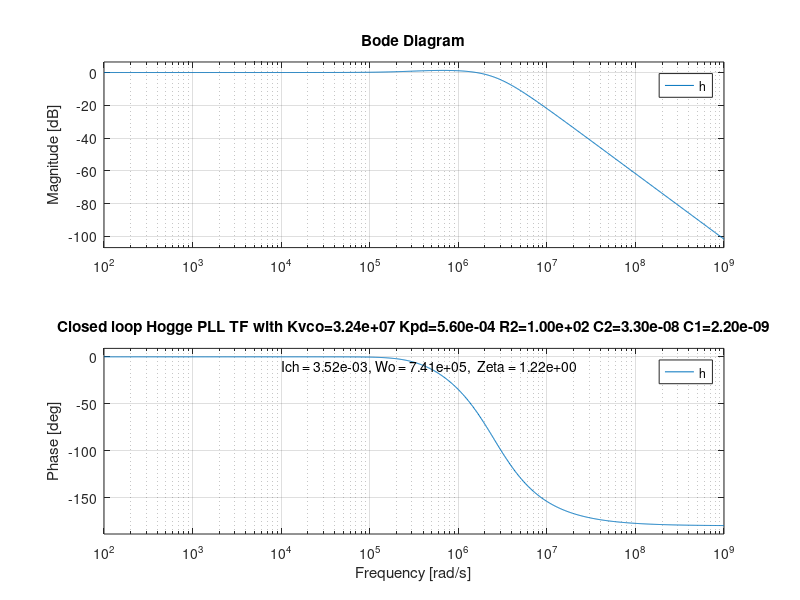
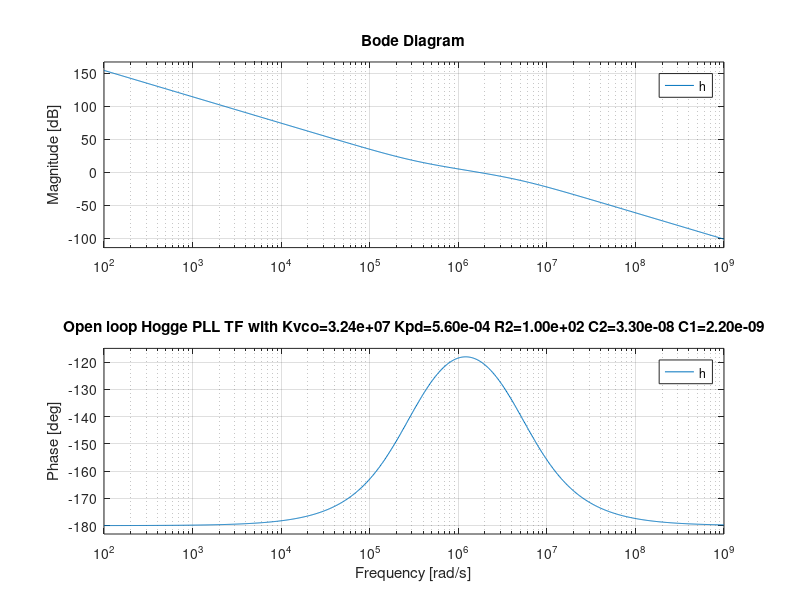
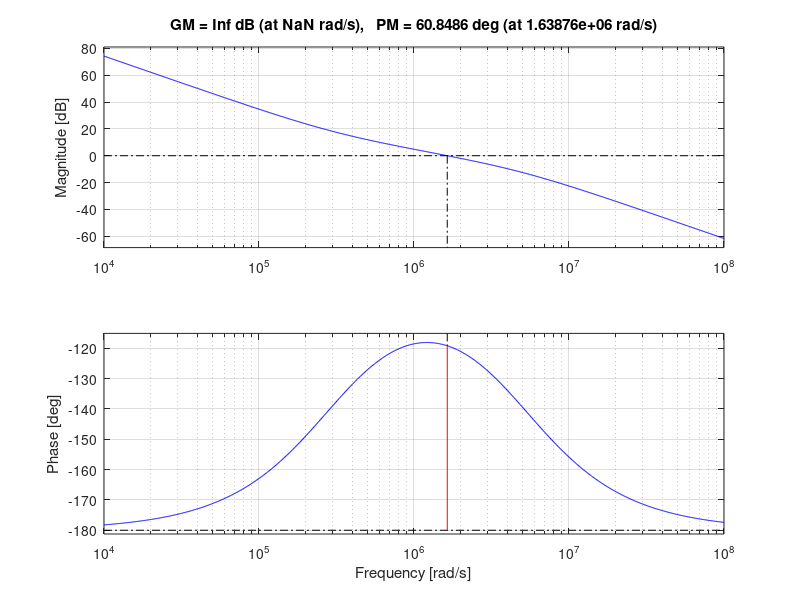

The MATLAB source for these figures, in order:
% make a bode plot of 3rd order transfer function; for PLL with Hogge Phase
% Detector and charge pump
close all;  % close all open figures
clear all;
% 
% input parameters
% e.g Ip=560e-6; Kvco=32.4e6; R2=470; C2=33.0e-9; C1=2.2e-9;
%     Ip=560e-6; Kvco=32.4e6; R2=100; C2=33.0e-9; C1=2.2e-9;
% adjust values in line below as required, Kvco in Hz/V, Ich in A, then
% the 2*pi factor in Kvco*2*pi and Ich/(2*pi) cancels out

Ich=560e-6; Kvco=32.4e6; R2=100; C2=33.0e-9; C1=2.2e-9;
%Kpd=Ich/(2*pi);
Kpd=Ich;
KK=Kvco*Kpd;
% closed loop TF
s=sprintf('Closed loop Hogge PLL TF with Kvco=%8.2e Kpd=%8.2e R2=%8.2e C2=%8.2e C1=%8.2e', Kvco,Kpd, R2, C2, C1);
num1=KK*R2*C2;
num0=KK;
den3 =R2*C2*C1;
den2=C1+C2;
den1=KK*R2*C2;
den0=num0;
num = [num1 num0];
den = [den3 den2 den1 den0];
tf(num, den);
h = tf(num,den);
Wmin=100;
Wmax=1.0e9;
bode(h,{Wmin, Wmax});
%bode(h);
Ich=Kpd*2*pi;
w0 = sqrt(KK/C2);       %approximation
zeta = (w0/2)*(R2*C2);  %approximation
s2=sprintf('Ich = %8.2e, Wo = %8.2e,  Zeta = %8.2e', Ich, w0, zeta);
%title({s;s2},'FontSize',8);
title(s);
fprintf('Ich = %8.2e, Wo = %8.2e,  Zeta = %8.2e,  KK= %8.2e\n', Ich, w0, zeta, KK);
text(1.0e4, -10, s2);

% open lop TF
figure(2);
so=sprintf('Open loop Hogge PLL TF with Kvco=%8.2e Kpd=%8.2e R2=%8.2e C2=%8.2e C1=%8.2e', Kvco,Kpd, R2, C2, C1);
num1=KK*R2*C2;
num0=KK;
den3=R2*C2*C1;
den2=C1+C2;
den1=0;
den0=0;
num = [num1 num0];
den = [den3 den2 den1 den0];
tf(num, den);
h = tf(num,den);
Wmin=100;
Wmax=1.0e9;
bode(h,{Wmin, Wmax});
%bode(h);
title(so);
figure(3);
margin(h);
